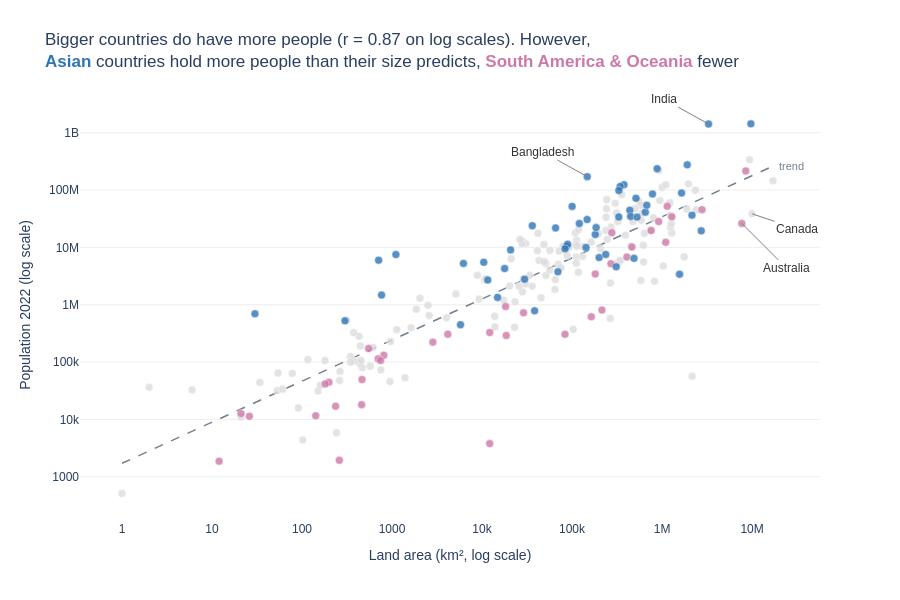

Notebook code for this chart:
### Markdown cell above
**Chart choice & justification:** *Which chart did you choose, and why? Justify design choices.

In this one, I decided to use a scatter plot. It's because the concern here is the relationship between two numerical variables, which are area and population. Since both area and population span several orders of magnitude, I used a logarithmic scale for both axes. Otherwise, most countries would cluster in the bottom-left corner, which would lead to overplotting. The dashed trend line (a log-log fit) serves as a reference: countries above the line are “overpopulated” relative to their size, while those below are “underpopulated.”

Color is used to highlight continents: Asian countries are blue (because on average they sit above the trend line), while those from South America and Oceania (which mostly sit below it) are pink; all others are shown in gray to provide context. This approach illustrates the differences without requiring six distinct colors. I annotated four countries with populations exceeding 10 million that deviate most significantly from the pattern (Bangladesh, India, Canada, and Australia) rather than labeling every single data point. Correlation does not mean causation, so the title simply says that the two variables increase together.

### Code cell
# Q3
d = df.copy()
d['logA'] = np.log10(d['Area'])
d['logP'] = np.log10(d['2022 Population'])
slope, intercept = np.polyfit(d['logA'], d['logP'], 1)          # trend on log-log scale
r = np.corrcoef(d['logA'], d['logP'])[0, 1]
d['Residual'] = d['logP'] - (intercept + slope * d['logA'])     # + above trend, - below

d['Group'] = d['Continent'].map({'Asia': 'Asia', 'South America': 'South America & Oceania',
                                 'Oceania': 'South America & Oceania'}).fillna('Other')

fig = px.scatter(d, x='Area', y='2022 Population', color='Group',
                 color_discrete_map={'Asia': BLUE, 'South America & Oceania': PINK, 'Other': LGREY},
                 category_orders={'Group': ['Other', 'South America & Oceania', 'Asia']},   # accents drawn on top
                 log_x=True, log_y=True, hover_name='Country', opacity=0.8,
                 hover_data={'Continent': True, 'Group': False, 'Area': ':,', '2022 Population': ':,'},
                 template='plotly_white', height=600)
fig.update_traces(marker=dict(size=8, line=dict(width=0.5, color='white')))

# Trend line, moved behind the points
xs = np.array([d['Area'].min(), d['Area'].max()])
fig.add_scatter(x=xs, y=10 ** (intercept + slope * np.log10(xs)), mode='lines',
                line=dict(color='slategrey', dash='dash', width=1.5), hoverinfo='skip', showlegend=False)
fig.data = fig.data[-1:] + fig.data[:-1]
fig.add_annotation(x=np.log10(xs[1]), y=intercept + slope * np.log10(xs[1]), text='trend', showarrow=False,
                   xanchor='left', xshift=4, font=dict(color='slategrey', size=11))

# Label the large countries that break the pattern most (annotation x/y on log axes = log10)
big = d.loc[d['2022 Population'] > 10_000_000]
outliers = pd.concat([big.nlargest(2, 'Residual'), big.nsmallest(2, 'Residual')])
for _, row in outliers.iterrows():
    above = row['Residual'] > 0
    fig.add_annotation(x=np.log10(row['Area']), y=np.log10(row['2022 Population']), text=row['Country'],
                       showarrow=True, arrowhead=0, arrowcolor='grey',
                       ax=-45 if above else 45, ay=-25 if above else (45 if row['Country'] == 'Australia' else 15),
                       font=dict(size=12, color='#333333'))

fig.update_layout(
    title=(f"Bigger countries do have more people (r = {r:.2f} on log scales). However,"
           f"<br><span style='color:{BLUE}'><b>Asian</b></span> countries hold more people than their size predicts, "
           f"<span style='color:{PINK}'><b>South America & Oceania</b></span> fewer"),
    font=dict(family='Arial', size=12), showlegend=False, margin=dict(t=90),
    xaxis=dict(title='Land area (km², log scale)', showgrid=False),
    yaxis=dict(title='Population 2022 (log scale)', gridcolor='#EEEEEE'))
save_and_show(fig, 'q3_scatter')

### Figure 1 — Plotly figure (JSON) as saved in the notebook; plotly's stock layout.template omitted (floating-point values rounded to 4 significant figures; data arrays with more than 128 entries replaced by an {"elided": "..."} marker saying what was removed)
{"data": [{"hoverinfo": "skip", "line": {"color": "slategrey", "dash": "dash", "width": 1.5}, "mode": "lines", "showlegend": false, "x": [1, 17098242], "y": [1715.0, 261700000.0], "type": "scatter"}, {"customdata": {"elided": "147x2 str values"}, "hovertemplate": "<b>%{hovertext}</b><br><br>Area=%{x:,}<br>2022 Population=%{y:,}<br>Continent=%{customdata[0]}<extra></extra>", "hovertext": {"elided": "147 str values"}, "legendgroup": "Other", "marker": {"color": "#DDDDDD", "opacity": 0.8, "symbol": "circle", "line": {"color": "white", "width": 0.5}, "size": 8}, "mode": "markers", "name": "Other", "orientation": "v", "showlegend": true, "x": {"elided": "147 int values"}, "xaxis": "x", "y": {"elided": "147 int values"}, "yaxis": "y", "type": "scatter"}, {"customdata": [["Oceania", "South America & Oceania"], ["South America", "South America & Oceania"], ["Oceania", "South America & Oceania"], ["South America", "South America & Oceania"], ["South America", "South America & Oceania"], ["South America", "South America & Oceania"], ["South America", "South America & Oceania"], ["Oceania", "South America & Oceania"], ["South America", "South America & Oceania"], ["South America", "South America & Oceania"], ["Oceania", "South America & Oceania"], ["South America", "South America & Oceania"], ["Oceania", "South America & Oceania"], ["Oceania", "South America & Oceania"], ["South America", "South America & Oceania"], ["Oceania", "South America & Oceania"], ["Oceania", "South America & Oceania"], ["Oceania", "South America & Oceania"], ["Oceania", "South America & Oceania"], ["Oceania", "South America & Oceania"], ["Oceania", "South America & Oceania"], ["Oceania", "South America & Oceania"], ["Oceania", "South America & Oceania"], ["Oceania", "South America & Oceania"], ["Oceania", "South America & Oceania"], ["South America", "South America & Oceania"], ["South America", "South America & Oceania"], ["Oceania", "South America & Oceania"], ["Oceania", "South America & Oceania"], ["South America", "South America & Oceania"], ["Oceania", "South America & Oceania"], ["Oceania", "South America & Oceania"], ["Oceania", "South America & Oceania"], ["South America", "South America & Oceania"], ["Oceania", "South America & Oceania"], ["South America", "South America & Oceania"], ["Oceania", "South America & Oceania"]], "hovertemplate": "<b>%{hovertext}</b><br><br>Area=%{x:,}<br>2022 Population=%{y:,}<br>Continent=%{customdata[0]}<extra></extra>", "hovertext": ["American Samoa", "Argentina", "Australia", "Bolivia", "Brazil", "Chile", "Colombia", "Cook Islands", "Ecuador", "Falkland Islands", "Fiji", "French Guiana", "French Polynesia", "Guam", "Guyana", "Kiribati", "Marshall Islands", "Micronesia", "Nauru", "New Caledonia", "New Zealand", "Niue", "Northern Mariana Islands", "Palau", "Papua New Guinea", "Paraguay", "Peru", "Samoa", "Solomon Islands", "Suriname", "Tokelau", "Tonga", "Tuvalu", "Uruguay", "Vanuatu", "Venezuela", "Wallis and Futuna"], "legendgroup": "South America & Oceania", "marker": {"color": "#CC79A7", "opacity": 0.8, "symbol": "circle", "line": {"color": "white", "width": 0.5}, "size": 8}, "mode": "markers", "name": "South America & Oceania", "orientation": "v", "showlegend": true, "x": [199, 2780400, 7692024, 1098581, 8515767, 756102, 1141748, 236, 276841, 12173, 18272, 83534, 4167, 549, 214969, 811, 181, 702, 21, 18575, 270467, 260, 464, 459, 462840, 406752, 1285216, 2842, 28896, 163820, 12, 747, 26, 181034, 12189, 916445, 142], "xaxis": "x", "y": [44273, 45510318, 26177413, 12224110, 215313498, 19603733, 51874024, 17011, 18001000, 3780, 929766, 304557, 306279, 171774, 808726, 131232, 41569, 114164, 12668, 289950, 5185288, 1934, 49551, 18055, 10142619, 6780744, 34049588, 222382, 724273, 618040, 1871, 106858, 11312, 3422794, 326740, 28301696, 11572], "yaxis": "y", "type": "scatter"}, {"customdata": [["Asia", "Asia"], ["Asia", "Asia"], ["Asia", "Asia"], ["Asia", "Asia"], ["Asia", "Asia"], ["Asia", "Asia"], ["Asia", "Asia"], ["Asia", "Asia"], ["Asia", "Asia"], ["Asia", "Asia"], ["Asia", "Asia"], ["Asia", "Asia"], ["Asia", "Asia"], ["Asia", "Asia"], ["Asia", "Asia"], ["Asia", "Asia"], ["Asia", "Asia"], ["Asia", "Asia"], ["Asia", "Asia"], ["Asia", "Asia"], ["Asia", "Asia"], ["Asia", "Asia"], ["Asia", "Asia"], ["Asia", "Asia"], ["Asia", "Asia"], ["Asia", "Asia"], ["Asia", "Asia"], ["Asia", "Asia"], ["Asia", "Asia"], ["Asia", "Asia"], ["Asia", "Asia"], ["Asia", "Asia"], ["Asia", "Asia"], ["Asia", "Asia"], ["Asia", "Asia"], ["Asia", "Asia"], ["Asia", "Asia"], ["Asia", "Asia"], ["Asia", "Asia"], ["Asia", "Asia"], ["Asia", "Asia"], ["Asia", "Asia"], ["Asia", "Asia"], ["Asia", "Asia"], ["Asia", "Asia"], ["Asia", "Asia"], ["Asia", "Asia"], ["Asia", "Asia"], ["Asia", "Asia"], ["Asia", "Asia"]], "hovertemplate": "<b>%{hovertext}</b><br><br>Area=%{x:,}<br>2022 Population=%{y:,}<br>Continent=%{customdata[0]}<extra></extra>", "hovertext": ["Afghanistan", "Armenia", "Azerbaijan", "Bahrain", "Bangladesh", "Bhutan", "Brunei", "Cambodia", "China", "Georgia", "Hong Kong", "India", "Indonesia", "Iran", "Iraq", "Israel", "Japan", "Jordan", "Kazakhstan", "Kuwait", "Kyrgyzstan", "Laos", "Lebanon", "Macau", "Malaysia", "Maldives", "Mongolia", "Myanmar", "Nepal", "North Korea", "Oman", "Pakistan", "Palestine", "Philippines", "Qatar", "Saudi Arabia", "Singapore", "South Korea", "Sri Lanka", "Syria", "Taiwan", "Tajikistan", "Thailand", "Timor-Leste", "Turkey", "Turkmenistan", "United Arab Emirates", "Uzbekistan", "Vietnam", "Yemen"], "legendgroup": "Asia", "marker": {"color": "#2E75B6", "opacity": 0.8, "symbol": "circle", "line": {"color": "white", "width": 0.5}, "size": 8}, "mode": "markers", "name": "Asia", "orientation": "v", "showlegend": true, "x": [652230, 29743, 86600, 765, 147570, 38394, 5765, 181035, 9706961, 69700, 1104, 3287590, 1904569, 1648195, 438317, 20770, 377930, 89342, 2724900, 17818, 199951, 236800, 10452, 30, 330803, 300, 1564110, 676578, 147181, 120538, 309500, 881912, 6220, 342353, 11586, 2149690, 710, 100210, 65610, 185180, 36193, 143100, 513120, 14874, 783562, 488100, 83600, 447400, 331212, 527968], "xaxis": "x", "y": [41128771, 2780469, 10358074, 1472233, 171186372, 782455, 449002, 16767842, 1425887337, 3744385, 7488865, 1417173173, 275501339, 88550570, 44496122, 9038309, 123951692, 11285869, 19397998, 4268873, 6630623, 7529475, 5489739, 695168, 33938221, 523787, 3398366, 54179306, 30547580, 26069416, 4576298, 235824862, 5250072, 115559009, 2695122, 36408820, 5975689, 51815810, 21832143, 22125249, 23893394, 9952787, 71697030, 1341296, 85341241, 6430770, 9441129, 34627652, 98186856, 33696614], "yaxis": "y", "type": "scatter"}], "layout": {"xaxis": {"anchor": "y", "domain": [0, 1], "title": {"text": "Land area (km², log scale)"}, "type": "log", "showgrid": false}, "yaxis": {"anchor": "x", "domain": [0, 1], "title": {"text": "Population 2022 (log scale)"}, "type": "log", "gridcolor": "#EEEEEE"}, "legend": {"title": {"text": "Group"}, "tracegroupgap": 0}, "margin": {"t": 90}, "height": 600, "annotations": [{"font": {"color": "slategrey", "size": 11}, "showarrow": false, "text": "trend", "x": 7.233, "xanchor": "left", "xshift": 4, "y": 8.418}, {"arrowcolor": "grey", "arrowhead": 0, "ax": -45, "ay": -25, "font": {"color": "#333333", "size": 12}, "showarrow": true, "text": "Bangladesh", "x": 5.169, "y": 8.233}, {"arrowcolor": "grey", "arrowhead": 0, "ax": -45, "ay": -25, "font": {"color": "#333333", "size": 12}, "showarrow": true, "text": "India", "x": 6.517, "y": 9.151}, {"arrowcolor": "grey", "arrowhead": 0, "ax": 45, "ay": 45, "font": {"color": "#333333", "size": 12}, "showarrow": true, "text": "Australia", "x": 6.886, "y": 7.418}, {"arrowcolor": "grey", "arrowhead": 0, "ax": 45, "ay": 15, "font": {"color": "#333333", "size": 12}, "showarrow": true, "text": "Canada", "x": 6.999, "y": 7.585}], "font": {"family": "Arial", "size": 12}, "title": {"text": "Bigger countries do have more people (r = 0.87 on log scales). However,<br><span style='color:#2E75B6'><b>Asian</b></span> countries hold more people than their size predicts, <span style='color:#CC79A7'><b>South America & Oceania</b></span> fewer"}, "showlegend": false}}
